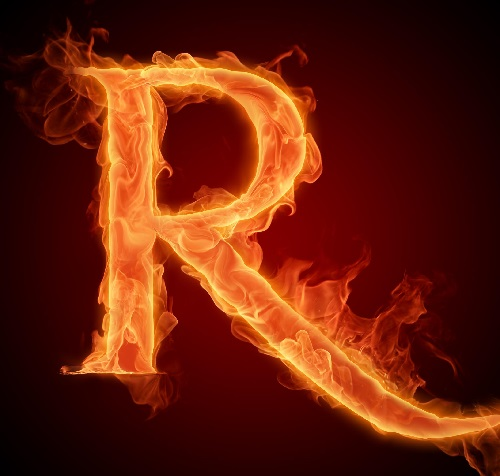
#> input picture OPENCV_in_3Hours/R.jpg, 500 x 476 px
$ python chapter2.py
#> lines starting #> are read from the running program, lines starting #| are printed output that depends on the picture; after the words box and inside, x2 and y2 are one past the last pixel; in counts of white or black regions, pixels touching at a corner belong together
"""
Basic Functions
"""

from cv2 import cv2
import numpy as np

img = cv2.imread("R.jpg")
#> img is the input picture: shape (476, 500, 3); mean B, G, R 11.7, 31.7, 102.2

imgGrey = cv2.cvtColor(img, cv2.COLOR_BGR2GRAY)
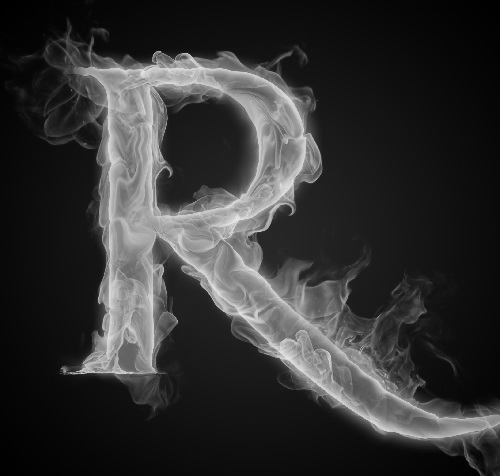
#> imgGrey: shape (476, 500); min 0, max 234, mean 50.4
imgBlur = cv2.GaussianBlur(imgGrey, (7, 7), 0)
imgCanny = cv2.Canny(img, 150, 200)
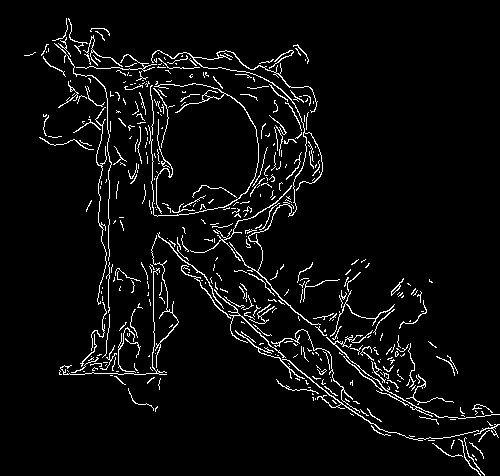
#> imgCanny: shape (476, 500); 4.7% white in thin lines or dots
kernal = np.ones((5, 5), np.uint8)
imgDialation = cv2.dilate(imgCanny, kernal, iterations=1)
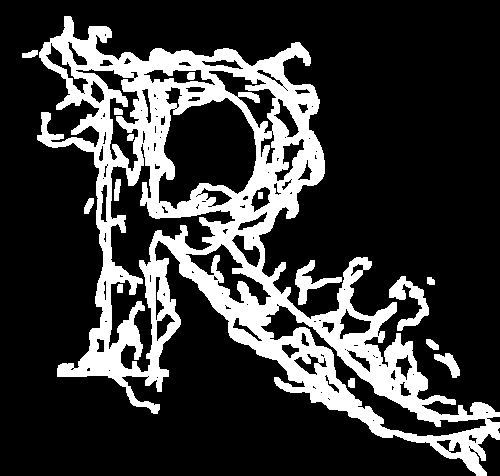
#> imgDialation: shape (476, 500); 22.4% white; 15 white regions, largest, box (x1, y1, x2, y2) and area: (37, 16, 500, 476) 50708, (389, 276, 429, 331) 840, (295, 260, 342, 305) 658
imgEroded = cv2.erode(imgDialation, kernal, iterations=1)
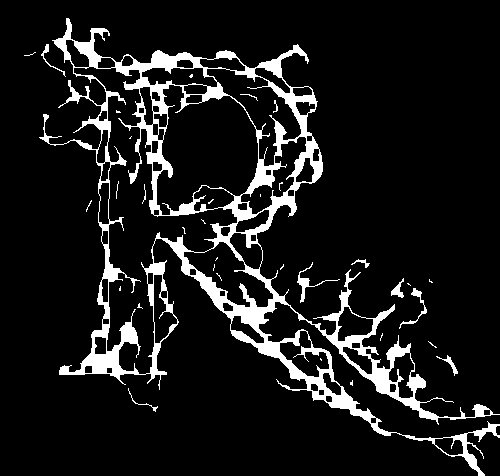
#> imgEroded: shape (476, 500); 10.1% white; 34 white regions (23 under 20 px), largest, box (x1, y1, x2, y2) and area: (39, 18, 500, 476) 23083, (297, 262, 340, 303) 214, (399, 288, 427, 329) 163

# [4 lines of commented-out code are left out]
cv2.imshow("Eroded Image", imgEroded)
cv2.waitKey(0)

$ run again, with OPENCV_in_3Hours/cards.jpg copied over OPENCV_in_3Hours/R.jpg
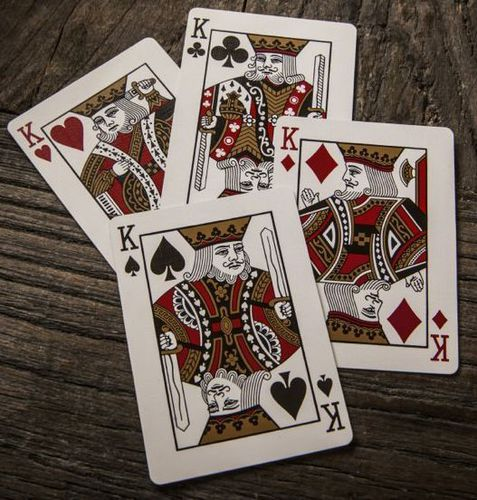
#> input picture OPENCV_in_3Hours/cards.jpg, 477 x 500 px
#> img is the input picture: shape (500, 477, 3); mean B, G, R 88.1, 96.6, 109.6
#> `imgCanny = cv2.Canny(img, 150, 200)`:
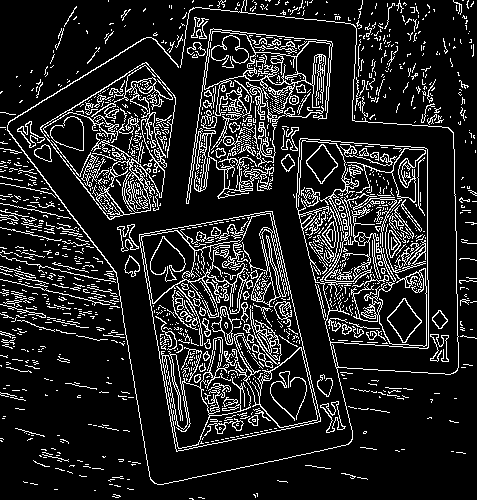
#> imgCanny: shape (500, 477); 13.8% white in thin lines or dots
#> imgDialation: shape (500, 477); 53.6% white; 318 black regions (196 under 20 px), largest, box (x1, y1, x2, y2) and area: (0, 317, 477, 500) 37905, (10, 10, 456, 482) 37371, (0, 0, 191, 112) 10632
#> `imgEroded = cv2.erode(imgDialation, kernal, iterations=1)`:
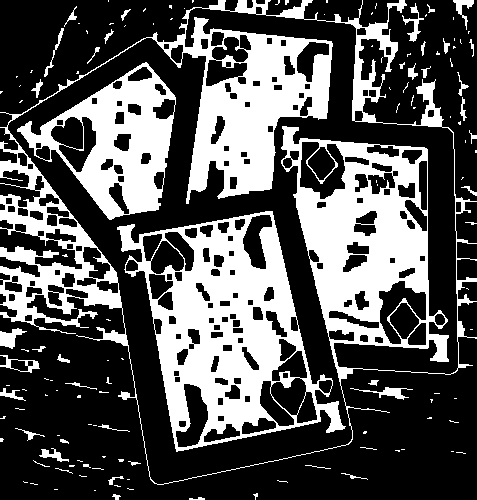
#> imgEroded: shape (500, 477); 33.4% white; 138 white regions (95 under 20 px), largest, box (x1, y1, x2, y2) and area: (0, 0, 477, 485) 44177, (117, 211, 346, 452) 21682, (17, 62, 176, 220) 10147
